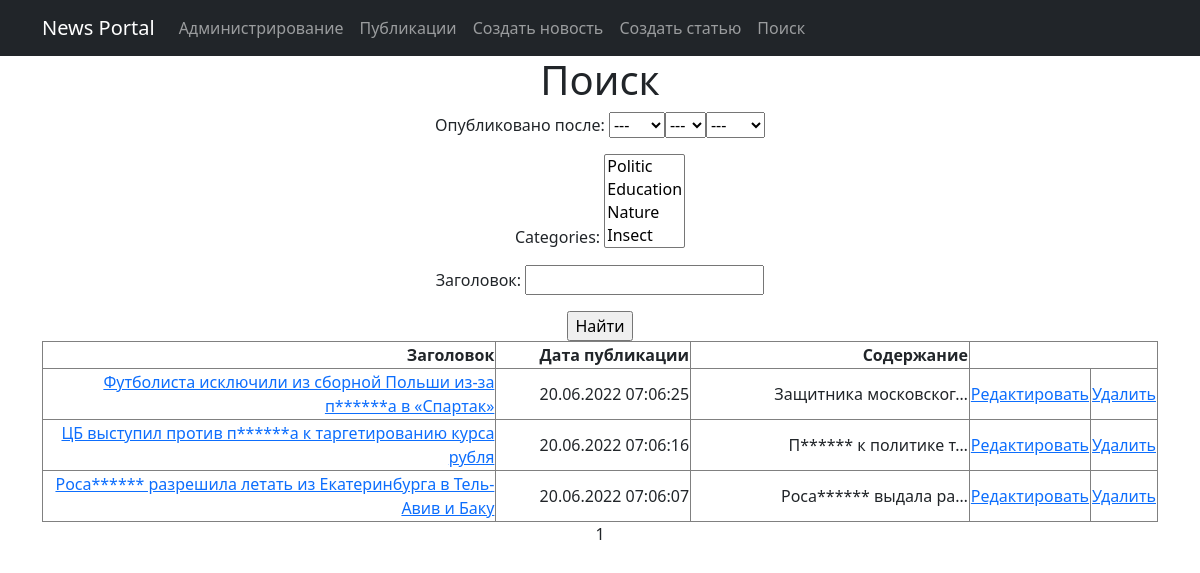
The page /news/search on the database as committed earlier.
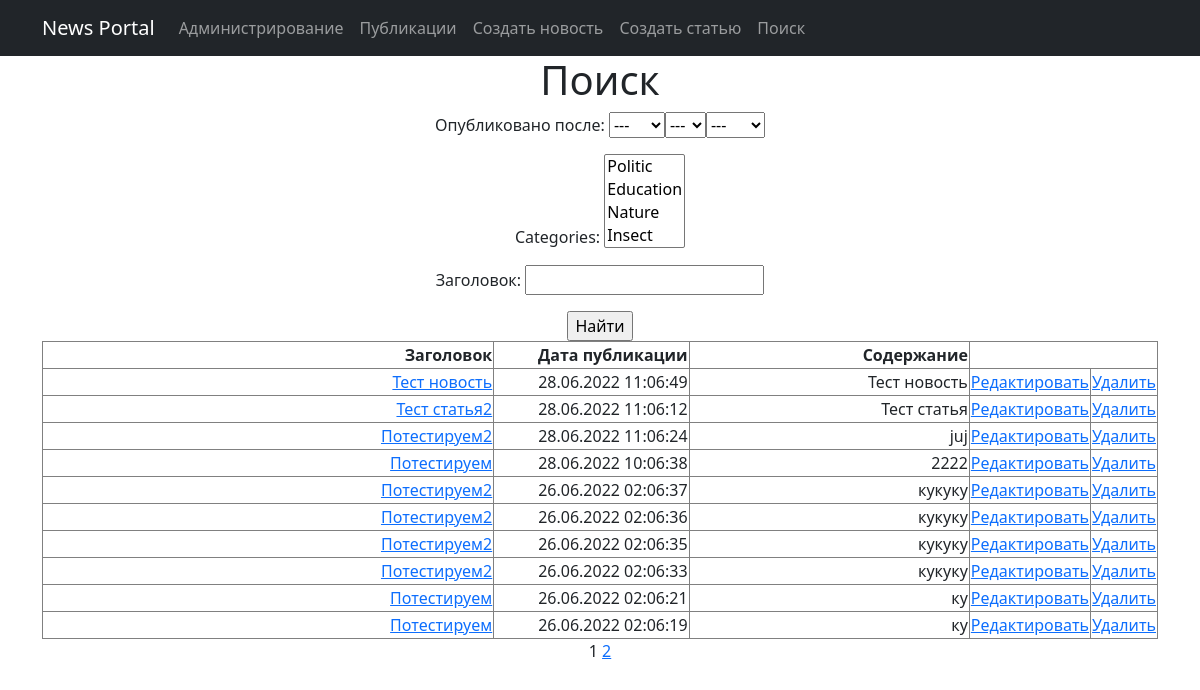
The same page on the database as committed later.
### news/models.py (models this page shows, shortened)
class Post(models.Model):
    post_news = 'Новость'
    post_article = 'Статья'
    POST_TYPES = [('NS', post_news), ('AT', post_article)]
    author = models.ForeignKey(Author, on_delete=models.CASCADE)
    post_type = models.CharField(max_length=2, choices=POST_TYPES)
    create_datetime = models.DateTimeField(auto_now_add=True)
    lastchange_datetime = models.DateTimeField(auto_now=True)
    categories = models.ManyToManyField(Category, through='PostCategory')
    caption = models.CharField(max_length=255)
    text = models.TextField()
    rating = models.IntegerField(default=0)

### news/views.py (the view)
# urls.py: path('search', PostSearchList.as_view(), name='post_search'),
class PostSearchList(ListView):
    model = Post
    ordering = '-create_datetime'
    template_name = 'news/post_search.html'
    context_object_name = 'post_search'
    paginate_by = 10
    def get_queryset(self):
        queryset = super().get_queryset()
        self.filterset = PostFilter(self.request.GET, queryset)
        return self.filterset.qs
    def get_context_data(self, **kwargs):
        context = super().get_context_data(**kwargs)
        context['filterset'] = self.filterset
        return context

### news/models.py (called while the page is built)
    def __str__(self):
        return self.name

### news/templatetags/custom_filters.py (called while the page is built)
@register.filter()
def censor(value: str):
    if type(value) != str:
        raise ValueError(f'Filter "censor" need str argument, given {type(value)}')
    result = value
    for bad_word in BAD_WORDS:
        result = result.replace(bad_word, bad_word[0] + '*' * (len(bad_word) - 1))
        result = result.replace(bad_word.capitalize(), bad_word[0].upper() + '*' * (len(bad_word) - 1))
    return result

### news/templatetags/custom_tags.py (called while the page is built)
@register.simple_tag(takes_context=True)
def url_replace(context, **kwargs):
    d = context['request'].GET.copy()
    for k, v in kwargs.items():
        d[k] = v
    return d.urlencode()

### templates/news/post_search.html (shortened to what this page needs)
{% extends 'flatpages/default.html' %}
{% load custom_filters %}
{% load custom_tags %}
{% block content %}
<h1>Поиск</h1>
<form action="" method="get">
    {{ filterset.form.as_p }}
    <input type="submit" value="Найти" />
</form>
<table style="width: 100%">
    <colgroup>
       <col span="1" style="width: 50%;">
       <col span="1" style="width: 20%;">
       <col span="1" style="width: 30%;">
    </colgroup>
    <tr>
        <th>
            Заголовок
        </th>
        <th>
            Дата публикации
        </th>
        <th>
            Содержание
        </th>
    </tr>
    {% for post in post_search %}
    <tr>
        <td>
            <a href="/news/{{ post.pk }}">{{ post.caption|censor }}</a>
        </td>
        <td>
            {{ post.create_datetime|date:"d.m.Y h:m:s" }}
        </td>
        <td>
            {{ post.text|truncatechars:21|censor }}
        </td>
        <td>
            <a href="{{ post.pk }}/edit">Редактировать</a>
        </td>
        <td>
            <a href="{{ post.pk }}/delete">Удалить</a>
        </td>
    </tr>
    {% endfor %}
</table>
{{ page_obj.number }}
{% if page_obj.has_next %}
    <a href="?{% url_replace page=page_obj.next_page_number %}">{{ page_obj.next_page_number }}</a>
{% endif %}
{% endblock content %}

Rows that differ between the two databases and show on the page:
no longer on this page (row unchanged): Post: caption|censor "Футболиста исключили из сборной Польши из-за п******а в «Спартак»", create_datetime "20.06.2022 07:06:25", text|censor "Защитника московског…"
no longer on this page (row edited): Post: caption|censor "ЦБ выступил против п******а к таргетированию курса рубля", create_datetime "20.06.2022 07:06:16", text|censor "П****** к политике т…"
no longer on this page (row unchanged): Post: caption|censor "Роса****** разрешила летать из Екатеринбурга в Тель-Авив и Баку", create_datetime "20.06.2022 07:06:07", text|censor "Роса****** выдала ра…"
added Post: caption|censor "Тест новость", create_datetime "28.06.2022 11:06:49", text|censor "Тест новость"
added Post: caption|censor "Тест статья2", create_datetime "28.06.2022 11:06:12", text|censor "Тест статья"
added Post: caption|censor "Потестируем2", create_datetime "28.06.2022 11:06:24", text|censor "juj"
added Post: caption|censor "Потестируем", create_datetime "28.06.2022 10:06:38", text|censor "2222"
added Post: caption|censor "Потестируем2", create_datetime "26.06.2022 02:06:37", text|censor "кукуку"
added Post: caption|censor "Потестируем2", create_datetime "26.06.2022 02:06:36", text|censor "кукуку"
added Post: caption|censor "Потестируем2", create_datetime "26.06.2022 02:06:35", text|censor "кукуку"
added Post: caption|censor "Потестируем2", create_datetime "26.06.2022 02:06:33", text|censor "кукуку"
added Post: caption|censor "Потестируем", create_datetime "26.06.2022 02:06:21", text|censor "ку"
added Post: caption|censor "Потестируем", create_datetime "26.06.2022 02:06:19", text|censor "ку"
Other text that changed with them:
{{ page_obj.next_page_number }}: (not shown) → "2"
